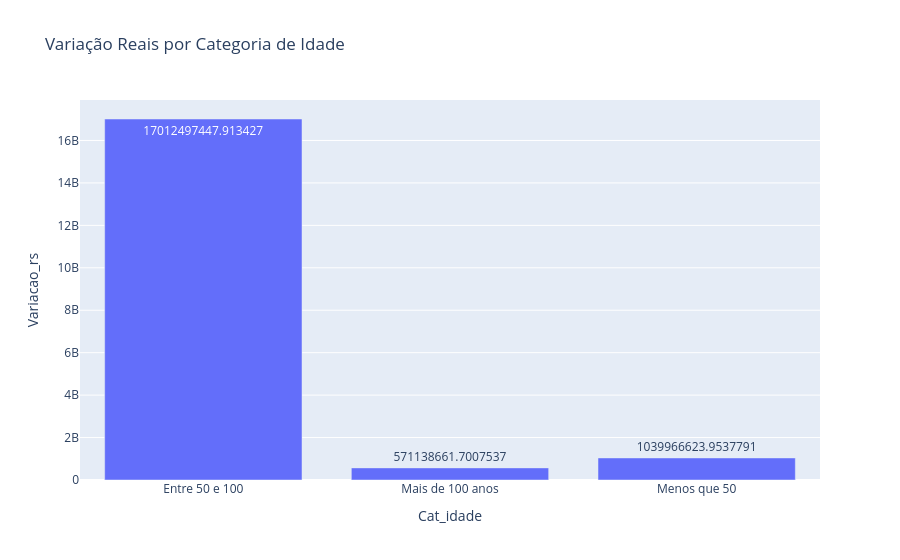

Here is the notebook cell this chart was saved with:
### Code cell
df_analise_cat_idade = df_principal.groupby('Cat_idade')['Variacao_rs'].sum().reset_index()
df_analise_cat_idade

fig = px.bar(df_analise_cat_idade, x='Cat_idade', y='Variacao_rs', text='Variacao_rs', title='Variação Reais por Categoria de Idade')
fig.show()

# Versão estática para aparecer no GitHub (o Plotly interativo continua acima).
import matplotlib.pyplot as plt
fig_estatica, ax = plt.subplots(figsize=(9, 5))
ax.bar(df_analise_cat_idade['Cat_idade'].astype(str), df_analise_cat_idade['Variacao_rs'])
ax.set_title('Variação reais por categoria de idade')
ax.set_xlabel('Cat_idade')
ax.set_ylabel('Variação (R$)')
ax.tick_params(axis='x', labelrotation=20)
fig_estatica.tight_layout()
plt.show()

### Figure 1 — Plotly figure (JSON) as saved in the notebook; plotly's stock layout.template omitted (floating-point values rounded to 4 significant figures)
{"data": [{"hovertemplate": "Cat_idade=%{x}<br>Variacao_rs=%{text}<extra></extra>", "legendgroup": "", "marker": {"color": "#636efa", "pattern": {"shape": ""}}, "name": "", "orientation": "v", "showlegend": false, "text": [17010000000.0, 571100000.0, 1040000000.0], "textposition": "auto", "type": "bar", "x": ["Entre 50 e 100", "Mais de 100 anos", "Menos que 50"], "xaxis": "x", "y": [17010000000.0, 571100000.0, 1040000000.0], "yaxis": "y"}], "layout": {"barmode": "relative", "legend": {"tracegroupgap": 0}, "title": {"text": "Variação Reais por Categoria de Idade"}, "xaxis": {"anchor": "y", "domain": [0, 1], "title": {"text": "Cat_idade"}}, "yaxis": {"anchor": "x", "domain": [0, 1], "title": {"text": "Variacao_rs"}}}}
